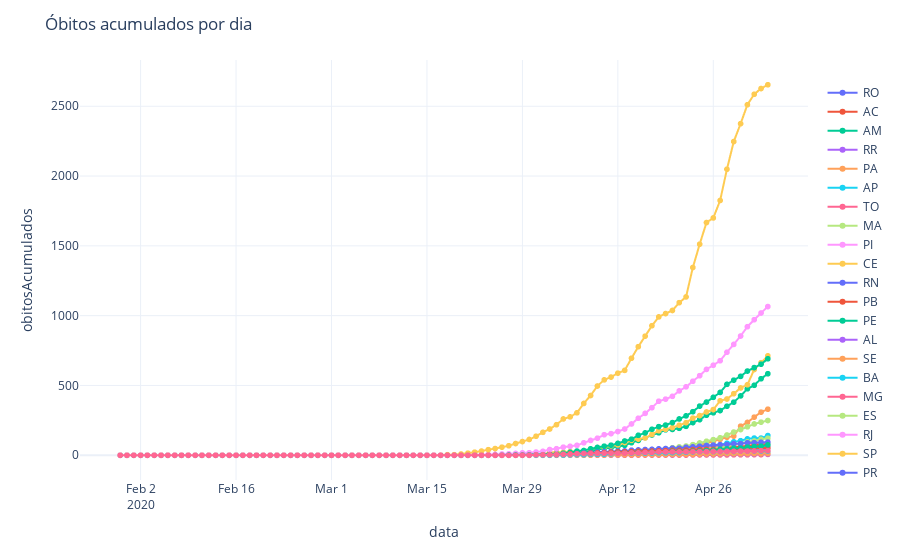

The code cell stored with this chart in its notebook:
### Code cell
fig = px.line(dadoslimpo, x='data', y='obitosAcumulados',color="sigla",line_group="sigla", hover_name="sigla", text='obitosAcumulados')
fig.update_layout(title='Óbitos acumulados por dia',legend_title='<b> </b>',
                   
                   showlegend=True, template="plotly_white",direction='clockwise',)
fig.show()
plotly.offline.plot(fig, filename='HTML/ObitosAcumuladoEstadosDia.html', auto_open=False)
